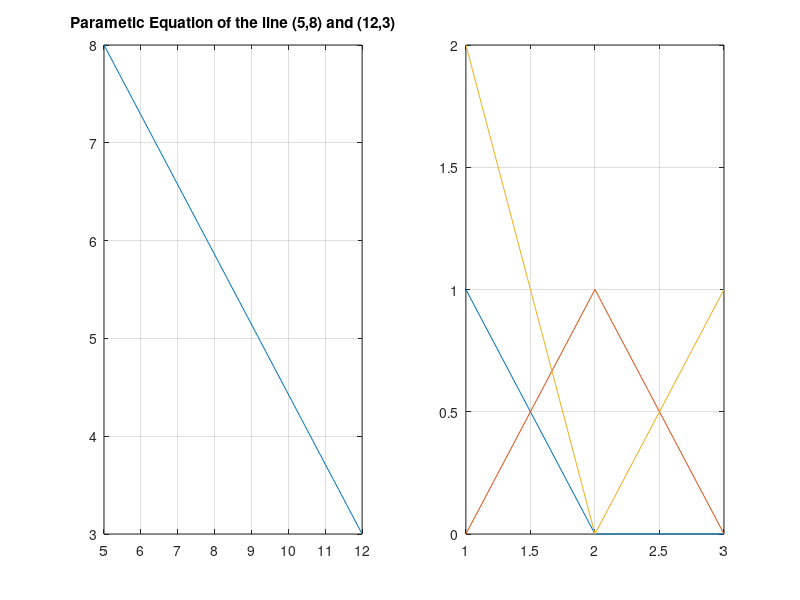

The MATLAB script that drew this image:
% Author: Andrea Murphy
% Date: March 15, 2019
% DESC: Parametric equation of the line (5,8) to (12,3)
% Transform matrix

figure;

N = 100;
t = linspace(0,1,N);
x= 5+(7*t);
y= 8-(5*t);
subplot(1,2,1);
plot(x,y)
grid on
title('Parametic Equation of the line (5,8) and (12,3)')

transforms_all = [1, 0, 2; 0, 1, 0; 0, 0, 1];
N = 100;
t = linspace(0,1,N);
x= 5+(7*t);
y= 8-(5*t);
rot90(transforms_all)
shiftdim(transforms_all)
subplot(1,2,2);
plot(transforms_all)
grid on
